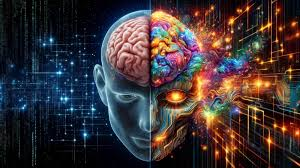
#> input picture ai.png, 300 x 168 px
$ python 3.py
#> lines starting #> are read from the running program, lines starting #| are printed output that depends on the picture
import cv2


input_image_name = 'ai.png'

output_image_name = 'kirpilmis_foto.png'

img = cv2.imread(input_image_name)
#> img is the input picture: shape (168, 300, 3); mean B, G, R 54.2, 51.5, 61.9

if img is None:
    print(f"HATA: '{input_image_name}' dosyası bulunamadı")
else:
    #fotoyu boyutlandırma
    resized_img = cv2.resize(img, (400, 300))
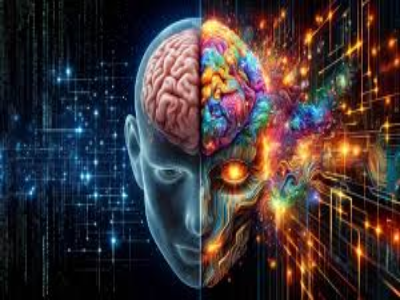
#> resized_img: shape (300, 400, 3); mean B, G, R 54.1, 51.4, 61.8

    #belirli alanı kırpmak
    x,y,w,h = 50,50,200,150
    cropped_img = resized_img[y:y+h, x:x+w]
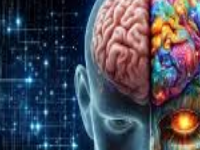
#> cropped_img: shape (150, 200, 3); mean B, G, R 87, 73.7, 72.9

    #kaydet yeni görseli
    cv2.imwrite(output_image_name, cropped_img)
    print(f"'{output_image_name}' basariyla kaydedildi")

    #kırpılmış alanı gösterme
    cv2.imshow("yeni alan", cropped_img)
    cv2.waitKey(0)
    cv2.destroyAllWindows()
